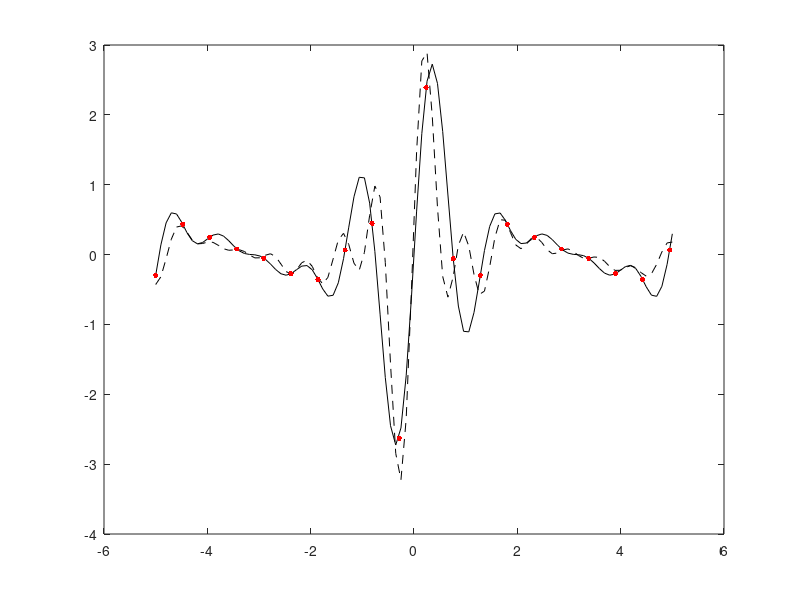

This figure's MATLAB source:
% Investigate the stability of sinc reconstruction as the density reduces
% to the nyquist limit.


x = linspace(-5,5)';  k = 0:6;
xnq = (-5:pi/max(k):5)';
c = rand(numel(k),1);
f = sin(x*k)*c;  fnq = sin(xnq*k)*c;
f1 = sinc(0.5*max(k)*(x*ones(size(xnq'))-ones(size(x))*xnq'))*fnq;

figure
plot(x,f,'-k',x,f1,'--k'); hold on;
plot(xnq,fnq,'.r','MarkerSize',12)